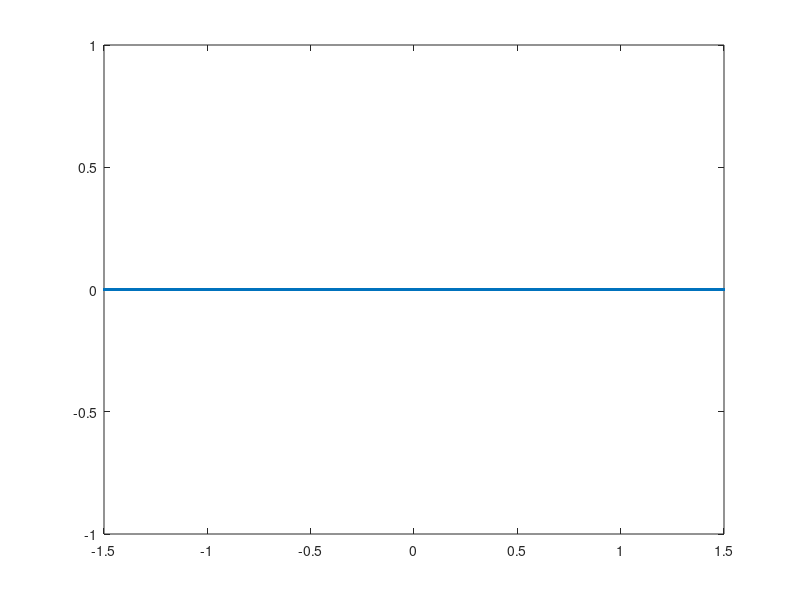

MATLAB code to generate this figure:
%% ---------------------------------------------------------------------
%%
%% Copyright (c) 2016 - 2019 by the IBAMR developers
%% All rights reserved.
%%
%% This file is part of IBAMR.
%%
%% IBAMR is free software and is distributed under the 3-clause BSD
%% license. The full text of the license can be found in the file
%% COPYRIGHT at the top level directory of IBAMR.
%%
%% ---------------------------------------------------------------------

no_vertices = 32*4*4*2;
Lx = 3;
dx = Lx/no_vertices;

y_array(1:no_vertices) = 0.0;

x_0 = -Lx/2 + dx/2;
for i = 0:(no_vertices-1)
    x_array(i+1) = x_0 + i*dx;
end

plot(x_array, y_array,'.')

fid = fopen('../stokes_plate.vertex','wt');

fprintf(fid,'%d\n', no_vertices);

for i = 1:no_vertices
    fprintf(fid, '%12.7E\t%12.7E\n',x_array(i),y_array(i));
end

fclose(fid);
